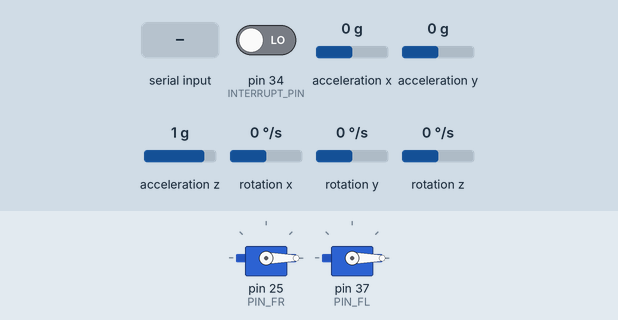
A program run on a simulated Teensy 4. On the bench: 2 × servo. The test bench sets the inputs (shaded band); at power-on: acceleration y 0 g, acceleration z 1 g, pin 34 (INTERRUPT_PIN) LOW, acceleration x 0 g, rotation x 0 °/s, rotation y 0 °/s, rotation z 0 °/s. The sensor or clock chip raises its interrupt line as the real part does; what the program prints to the serial monitor is not drawn.

Above: at 2.4 s.
2.5 s: "P" received over Serial
At 3.7 s:
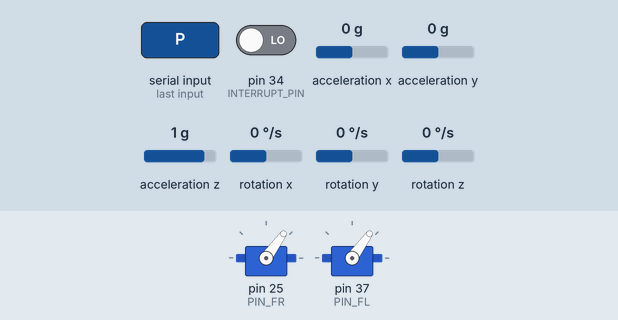
4.0 s: acceleration y set to -1.4 g
At 5.1 s:
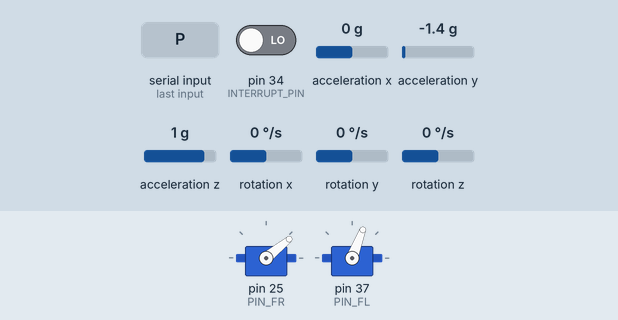
7.0 s: acceleration z set to -1.4 g
At 7.45 s:
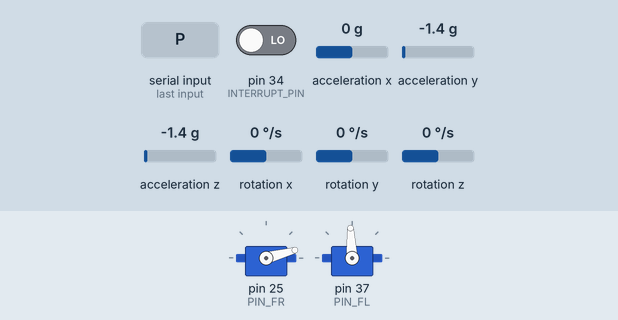
10.0 s: acceleration z set to 1.4 g
13.0 s: acceleration z set to 0 g
16.0 s: "I" received over Serial
At 18.02 s:
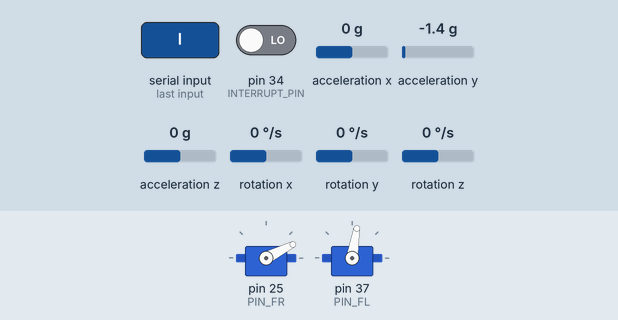
Timing chart, 0 to 29.7 s (numbered marks = the images above; inputs shaded):
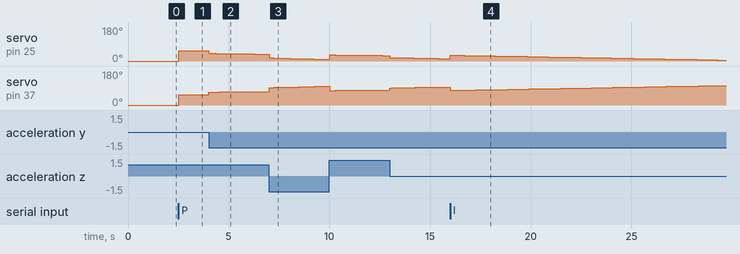

The program:

main.cpp
```cpp
// ESC motor for arduino:
// https://arduino.blaisepascal.fr/controler-un-moteur-brushless/

// hx711:
// BON ok:
// https://randomnerdtutorials.com/arduino-load-cell-hx711/
// https://www.instructables.com/How-to-Interface-HX711-Balance-Module-With-Load-Ce/
// autre:
// https://arduino-france.site/capteur-de-poids/

#include <Arduino.h>
#include <Servo.h>

#include "I2Cdev.h"
#include "MPU6050_6Axis_MotionApps20.h"
#include "Wire.h"

/*********************************************************
Algorithme : Contrôle PID pour stabilisation avec MPU6050 et moteurs
Cet algorithme contrôle un système de stabilisation basé sur un MPU6050
avec utilistion seulement de accéléromètre et deux moteurs dubanc de test.
On utilise un régulateur PID pour maintenir un angle cible (desired_angle)
en ajustant les commandes des moteurs lié à l'écart entre l'angle mesuré et
l'angle désiré.

MPU6050 : Données d'accélération (sur les axes x, z).
Port série : Commandes utilisateur pour ajuster les constantes PID (kp, ki, kd).
Temps (millis) : Pour le calcul du temps écoulé entre les cycles.

Commandes moteurs (PWM) :
Valeurs ajustées entre 1000 (arrêt) et 2000 (vitesse maximale) pour les moteurs
gauche et droit. Port série pour la visualisation sur BetterSerialplot ou
SerialStudio : Angle mesuré (angle_degres) PID calculé (pid) Erreur entre
l'angle mesuré et l'angle cible (error) PWM appliqués aux moteurs (pwmL, pwmR)
Paramètres PID (kp, ki, kd)
et temps ecoulé pour un tour de boucle (elapsedTime)
**********************************************************/

// I2Cdev and MPU6050 must be installed as libraries, or else the.cpp /.h files
// for both classes must be in the include path of your project
// #include <Adafruit_MPU6050.h> //https://github.com/adafruit/Adafruit_MPU6050
// #include <Adafruit_Sensor.h> //https://github.com/adafruit/Adafruit_Sensor
// #include <Wire.h> //https://www.arduino.cc/en/reference/wire

// I2Cdev and MPU6050 must be installed as libraries, or else the .cpp/.h files
// for both classes must be in the include path of your project

// ESR connecte au ESC FL de la carte
// ESR FL
#define PIN_FL 37
// ESR FR
#define PIN_FR 25

// pin pour l'interrupt du MPU6050
#define GYRO_INT 34

Servo right_prop;
Servo left_prop;

// Pins pour les moteurs PWM
#define PIN_MOT_L PIN_FL
#define PIN_MOT_R PIN_FR

/*MPU-6050 gives you 16 bits data so you have to create some 16int constants
 * to store the data for accelerations and gyro*/

int16_t Acc_rawX, Acc_rawY, Acc_rawZ, Gyr_rawX, Gyr_rawY, Gyr_rawZ;

float Acceleration_angle[2];
float Gyro_angle[2];
float Total_angle[2];

float elapsedTime, Time_act, timePrev;
int i;
float rad_to_deg = 180 / 3.141592654;

float PID, pwmLeft, pwmRight, error, previous_error;
float pid_p = 0.0;
float pid_i = 0.0;
float pid_d = 0;
/////////////////PID CONSTANTS/////////////////
// double kp = 3.5;
// double ki = 0.0005;
// double kd = 0.0501;

// double kp = 3.70;
// double ki = 0.00160;
// double kd = 0.50;

// double kp = 3.70;    // 3.55
// double ki = 0.0016;  // 0.003
// double kd = 0.60;    // 2.05

// double kp = 1.20;     // 3.55
// double ki = 0.00080;  // 0.003
// double kd = 0.210;    // 2.05
/////////////////////////////BEST_PID//////////////////////////////
//double kp = 1.40;     //
//double ki = 0.00080;  //
//double kd = 0.6200;   //
///////////////////////////////////////////////

/* double kp = 1.80;     // 3.55
double ki = 0.00080;  // 0.003
double kd = 0.620;    // 2.05 */


double kp = 1.430;     // 3.55
double ki = 0.000800;  // 0.003
double kd = 0.620;    // 2.05

double throttle = 1300;     // initial value of throttle to the motors
float desired_angle = 0.0;  // This is the angle in which we whant the
                            // balance to stay steady
char c = 0;

// --------- variables pour le filtre moyenne lissée
float angle_degres = 0.0;

float angle_degres_1 = 0;
float angle_degres_2 = 0;
float angle_degres_3 = 0;
float angle_degres_4 = 0;
float angle_degres_5 = 0;
float angle_degres_6 = 0;
float angle_degres_7 = 0;
float angle_degres_8 = 0;
float angle_degres_9 = 0;
float angle_degres_10 = 0;
float angle_degres_filtre = 0;

// ================================================================
// ===                      IMU MPU6050                        ====
// ================================================================
/// with the DMP using I2Cdev lib
// default I2C address is 0x68 AD0=0 by default
MPU6050 mpu(0x68);              // MPU6050 mpu(0x69); // <-- use for AD0 high
#define INTERRUPT_PIN GYRO_INT  // use pin 34 for teensy could be any digital
// MPU control/status vars
bool dmpReady = false;  // set true if DMP init was successful
uint8_t mpuIntStatus;   // holds actual interrupt status byte from MPU
uint8_t devStatus;    // return status after each device operation (0 = success,
                      // !0 = error)
uint16_t packetSize;  // expected DMP packet size (default is 42 bytes)
uint16_t fifoCount;   // count of all bytes currently in FIFO
uint8_t fifoBuffer[64];  // FIFO storage buffer
// orientation/motion vars
Quaternion q;    // [w, x, y, z]         quaternion container
VectorInt16 aa;  // [x, y, z]            accel sensor measurements
VectorInt16
    aaReal;  // [x, y, z]            gravity-free accel sensor measurements
VectorInt16
    aaWorld;  // [x, y, z]            world-frame accel sensor measurements
VectorFloat gravity;  // [x, y, z]            gravity vector
float euler[3];       // [psi, theta, phi]    Euler angle container
float
    ypr[3];  // [yaw, pitch, roll]   yaw/pitch/roll container and gravity vector

// --------------   fonction declaration
void setup_mpu6050(void);
// ===  INTERRUPT MPU6050 DETECTION ROUTINE
volatile bool mpuInterrupt =
    false;  // indicates whether MPU interrupt pin has gone high
void dmpDataReady() { mpuInterrupt = true; }

// ================================================================
// ===                     SETUP                               ===
// ================================================================

void setup() {
  Serial.begin(115200);

  right_prop.attach(PIN_MOT_R, 1000, 2000);  // attatch the right motor to pin 3
  left_prop.attach(PIN_MOT_L, 1000, 2000);   // attatch the left motor to pin 5

  /*In order to start up the ESCs we have to send a min value
   * of PWM to them before connecting the battery. Otherwise
   * the ESCs won't start up or enter in the configure mode.
   * The min value is 1000us and max is 2000us, REMEMBER!*/
  left_prop.writeMicroseconds(1000);
  right_prop.writeMicroseconds(1000);
  delay(1000);
  Serial.println("\n-----------------------------------");
  Serial.println("Starting Setup balancoire v1");
  Serial.println("-----------------------------------\n");
  // ********* setup MPU6050 ****************************************
  Serial.println("init MPU6050 ...");
  ypr[0] = 0.0;
  ypr[1] = 0.0;
  ypr[2] = 0.0;
  setup_mpu6050();  // init le MPU6050

  // on attend qu'un carractere soit rentré sur le port serie pour continuer
  Serial.println("Tapez une touche pour continuer");
  while (!Serial.available()) {
    delay(1);
  }
  c = Serial.read();
  c = 0;
  Time_act = millis();  // Start counting time in milliseconds

  // delay(7000); /*Give some delay, 7s, to have time to connect
  //  *the propellers and let everything start up*/

}  // end of setup void

// ================================================================
// ===                    MAIN PROGRAM LOOP                     ===
// ================================================================

void loop() {
  /////////////////////////////I M U/////////////////////////////////////

  // ------- on peut augmenter ou diminuer kP, kI et kD par le port serie en
  // input P, I et D pour augmenter et p,i,d poir diminuer on a un char en input
  // serie?
  c = 0;
  if (Serial.available()) {
    delay(2);  // delay to allow byte to arrive in input buffer
    c = Serial.read();
    /* pid = 0;
    previous_pid = 0;
    previous_error = 0;
    previous_Time = 1;  */

    if (c == 'P') {
      kp = kp + 0.1;  // par pas de 0.01 (empirique)
    }
    if (c == 'p') {
      kp = kp - 0.1;
    }

    if (c == 'I') {
      ki = ki + 0.0001;  // par pas de 0.002
      pid_i = 0;
    }
    if (c == 'i') {
      ki = ki - 0.0001;
      pid_i = 0;
    }

    if (c == 'D') {
      kd = kd + 0.1;  // par pas de 0.001
    }
    if (c == 'd') {
      kd = kd - 0.1;
    }

    if (c == 'T') {
      throttle = throttle + 5;  // par pas de 0.001
      if (throttle > 2000) {
        throttle = 2000;
      }
    }
    if (c == 't') {
      throttle = throttle - 5;
      if (throttle < 1000) {
        throttle = 1000;
      }
    }
    while (Serial.available() >
           0) {  // on fini de lire le reste et vider le buffer
      c = Serial.read();
    }
  }

  timePrev =
      Time_act;  // the previous time is stored before the actual time read
  Time_act = millis();  // actual time read
  elapsedTime = (Time_act - timePrev) / 1000;

  /*The tiemStep is the time that elapsed since the previous loop.
   * This is the value that we will use in the formulas as "elapsedTime"
   * in seconds. We work in ms so we haveto divide the value by 1000
   to obtain seconds*/

  /*Reed the values that the accelerometre gives.
   * We know that the slave adress for this IMU is 0x68 in
   * hexadecimal. For that in the RequestFrom and the
   * begin functions we have to put this value.*/

  // ********************  read MPU6050  **********************************
  while (!mpu.dmpGetCurrentFIFOPacket(fifoBuffer)) {
  }  // wit for new reads it returns 0 or 1
  // if (mpu.dmpGetCurrentFIFOPacket(fifoBuffer)) { // Get the Latest packet
  // display Euler angles in degrees
  mpu.dmpGetQuaternion(&q, fifoBuffer);
  mpu.dmpGetGravity(&gravity, &q);
  mpu.dmpGetYawPitchRoll(ypr, &q, &gravity);
  ypr[0] = ypr[0] * -180.0 / M_PI;  // pour convertir en angles
  ypr[1] = ypr[1] * 180.0 / M_PI;   // negatif =>down
  ypr[2] =
      ypr[2] * 180.0 / M_PI;  // ori -180 pour avoir un roll a droite => negatif
  angle_degres =
      ypr[2];  // A vérifier mais d'après la photo Ca doit etre le pitch

  error = angle_degres - desired_angle;
  /* angle_degres_filtre =
      (angle_degres + angle_degres_1 + angle_degres_2 + angle_degres_3 +
       angle_degres_4 + angle_degres_5 + angle_degres_6 + angle_degres_7 +
       angle_degres_8 + angle_degres_9 + angle_degres_10) /
      11;
  // erreur estl'angle mesuré - angle voulu
  error = angle_degres_filtre - desired_angle;
  angle_degres_10 = angle_degres_9;
  angle_degres_9 = angle_degres_8;
  angle_degres_8 = angle_degres_7;
  angle_degres_7 = angle_degres_6;
  angle_degres_6 = angle_degres_5;
  angle_degres_5 = angle_degres_4;
  angle_degres_4 = angle_degres_3;
  angle_degres_3 = angle_degres_2;
  angle_degres_2 = angle_degres_1;
  angle_degres_1 = angle_degres; */

  /*First calculate the error between the desired angle and
   *the real measured angle*/
  // error = Total_angle[0] - desired_angle;

  /*Next the proportional value of the PID is just a proportional constant
   *multiplied by the error*/

  pid_p = kp * error;

  /*The integral part should only act if we are close to the
  desired position but we want to fine tune the error. That's
  why I've made a if operation for an error between -2 and 2 degree.
  To integrate we just sum the previous integral value with the
  error multiplied by  the integral constant. This will integrate (increase)
  the value each loop till we reach the 0 point*/

  // if (abs(error) < 10) {
  //     pid_i = pid_i + (ki * error);
  // }

  pid_i = pid_i + (ki * error);

  /*The last part is the derivate. The derivate acts upon the speed of the
  error. As we know the speed is the amount of error that produced in a certain
  amount of time divided by that time. For taht we will use a variable called
  previous_error. We substract that value from the actual error and divide all
  by the elapsed time. Finnaly we multiply the result by the derivate constant*/

  pid_d = kd * ((error - previous_error) / elapsedTime);

  /*The final PID values is the sum of each of this 3 parts*/
  PID = pid_p + pid_i + pid_d;

  /*We know taht the min value of PWM signal is 1000us and the max is 2000. So
  that tells us that the PID value can/s oscilate more than -1000 and 1000
  because when we have a value of 2000us the maximum value taht we could
  sybstract is 1000 and when we have a value of 1000us for the PWM sihnal, the
  maximum value that we could add is 1000 to reach the maximum 2000us*/
  if (PID < -1000) {
    PID = -1000;
  }
  if (PID > 1000) {
    PID = 1000;
  }

  /*Finnaly we calculate the PWM width. We sum the desired throttle and the PID
   * value*/
  pwmLeft = throttle - PID;     //-35
  pwmRight = (throttle + PID);  // / 0.8207 * 0.7838;
 /*  if (pwmRight >= 1200) {
    pwmRight = pwmRight * 0.98;
  } */
  /*Once again we map the PWM values to be sure that we won't pass the min
  and max values. Yes, we've already maped the PID values. But for example, for
  throttle value of 1300, if we sum the max PID value we would have 2300us and
  that will mess up the ESC.*/
  // Right
  if (pwmRight < 1000) {
    pwmRight = 1000;
  }
  if (pwmRight > 2000) {
    pwmRight = 2000;
  }
  // Left
  if (pwmLeft < 1000) {
    pwmLeft = 1000;
  }
  if (pwmLeft > 2000) {
    pwmLeft = 2000;
  }

  /*Finnaly using the servo function we create the PWM pulses with the
  calculated width for each pulse*/
  left_prop.writeMicroseconds(pwmLeft);
  right_prop.writeMicroseconds(pwmRight);

  Serial.print(">");
  // Serial.print(Total_angle[0]);  // 1
  Serial.print(angle_degres);
  Serial.print(",");
  Serial.print(desired_angle);  // 2
  Serial.print(",");
  Serial.print(error);  // 3
  Serial.print(",");
  Serial.print(PID);  // 4
  Serial.print(",");
  Serial.print(pwmLeft);  // 5
  Serial.print(",");
  Serial.print(pwmRight);  // 6
  Serial.print(",");
  Serial.print(elapsedTime * 1000.0, 4);  // 7
  Serial.print(",");
  Serial.print(kp, 5);  // 8
  Serial.print(",");
  Serial.print(ki, 5);  // 9
  Serial.print(",");
  Serial.print(kd, 5);  // 10
  Serial.print(",");
  Serial.println(throttle);  // 11

  previous_error = error;  // Remember to store the previous error.

}  // end of loop void

void setup_mpu6050(void) {
  // ************************ Setup  MPU6050
  // **************************************************
  Wire.begin();
  Wire.setClock(400000);  // 400kHz I2C clock.
  // ----- initialize device -------------------------
  Serial.println(F("Initializing I2C devices..."));
  mpu.initialize();
  pinMode(INTERRUPT_PIN, INPUT);
  // verify connection
  Serial.println(F("Testing device connections..."));
  Serial.println(mpu.testConnection() ? F("MPU6050 connection successful")
                                      : F("MPU6050 connection failed"));
  // ------ load and configure the DMP --------------
  delay(100);
  Serial.println(F("Initializing DMP..."));
  devStatus = mpu.dmpInitialize();
  // mpu.setFullScaleAccelRange(2);
  //  supply your own gyro offsets here, scaled for min sensitivity
  mpu.setXGyroOffset(220);
  mpu.setYGyroOffset(76);
  mpu.setZGyroOffset(-85);
  mpu.setZAccelOffset(1788);  // 1688 factory default for my test chip
  // make sure it worked (returns 0 if so)
  if (devStatus == 0) {
    // Calibration Time: generate offsets and calibrate our MPU6050
    mpu.CalibrateAccel(6);
    mpu.CalibrateGyro(6);
    mpu.PrintActiveOffsets();
    // turn on the DMP, now that it's ready
    Serial.println(F("Enabling DMP..."));
    mpu.setDMPEnabled(true);
    // enable Arduino interrupt detection
    Serial.print(
        F("Enabling interrupt detection (Arduino external interrupt "));
    Serial.print(digitalPinToInterrupt(INTERRUPT_PIN));
    Serial.println(F(")..."));
    attachInterrupt(digitalPinToInterrupt(INTERRUPT_PIN), dmpDataReady, RISING);
    mpuIntStatus = mpu.getIntStatus();
    // set our DMP Ready flag so the main loop() function knows it's okay to use
    // it
    Serial.println(F("DMP ready! Waiting for first interrupt..."));
    dmpReady = true;
    // get expected DMP packet size for later comparison
    packetSize = mpu.dmpGetFIFOPacketSize();
  } else {
    // ERROR!
    // 1 = initial memory load failed
    // 2 = DMP configuration updates failed
    // (if it's going to break, usually the code will be 1)
    Serial.print(F("DMP Initialization failed (code "));
    Serial.print(devStatus);
    Serial.println(F(")"));
  }
}
```

Measured:
- after the input at 2.5 s, servo on pin 25 (PIN_FR), servo on pin 37 (PIN_FL): 0° → 54° at once
- after the input at 4.0 s, servo on pin 25 (PIN_FR): 54° → 40° at once, → 39° 0.36 s later, → 38° 1.1 s later, → 37° 0.88 s later; servo on pin 37 (PIN_FL): 54° → 68° at once, → 69° 0.54 s later, → 70° 1.1 s later, → 71° 0.88 s later
